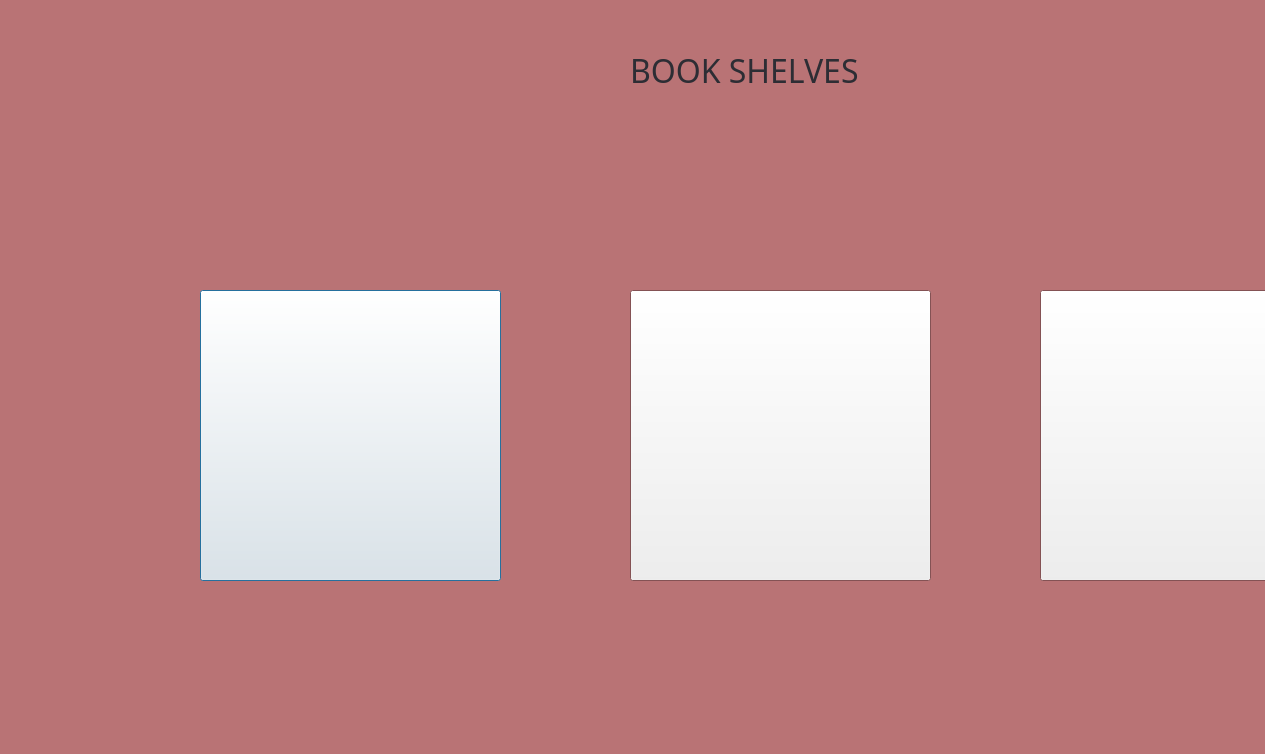
<?xml version="1.0" encoding="UTF-8"?>
<ui version="4.0">
 <class>bookshelf</class>
 <widget class="QDialog" name="bookshelf">
  <property name="geometry">
   <rect>
    <x>0</x>
    <y>0</y>
    <width>1265</width>
    <height>754</height>
   </rect>
  </property>
  <property name="palette">
   <palette>
    <active>
     <colorrole role="Window">
      <brush brushstyle="SolidPattern">
       <color alpha="255">
        <red>185</red>
        <green>115</green>
        <blue>117</blue>
       </color>
      </brush>
     </colorrole>
    </active>
    <inactive>
     <colorrole role="Window">
      <brush brushstyle="SolidPattern">
       <color alpha="255">
        <red>185</red>
        <green>115</green>
        <blue>117</blue>
       </color>
      </brush>
     </colorrole>
    </inactive>
    <disabled>
     <colorrole role="Base">
      <brush brushstyle="SolidPattern">
       <color alpha="255">
        <red>185</red>
        <green>115</green>
        <blue>117</blue>
       </color>
      </brush>
     </colorrole>
     <colorrole role="Window">
      <brush brushstyle="SolidPattern">
       <color alpha="255">
        <red>185</red>
        <green>115</green>
        <blue>117</blue>
       </color>
      </brush>
     </colorrole>
    </disabled>
   </palette>
  </property>
  <property name="windowTitle">
   <string>Dialog</string>
  </property>
  <widget class="QLabel" name="label">
   <property name="geometry">
    <rect>
     <x>630</x>
     <y>50</y>
     <width>271</width>
     <height>41</height>
    </rect>
   </property>
   <property name="palette">
    <palette>
     <active>
      <colorrole role="WindowText">
       <brush brushstyle="SolidPattern">
        <color alpha="255">
         <red>45</red>
         <green>45</green>
         <blue>52</blue>
        </color>
       </brush>
      </colorrole>
     </active>
     <inactive>
      <colorrole role="WindowText">
       <brush brushstyle="SolidPattern">
        <color alpha="255">
         <red>45</red>
         <green>45</green>
         <blue>52</blue>
        </color>
       </brush>
      </colorrole>
     </inactive>
     <disabled/>
    </palette>
   </property>
   <property name="font">
    <font>
     <family>Britannic Bold</family>
     <pointsize>24</pointsize>
    </font>
   </property>
   <property name="text">
    <string>BOOK SHELVES</string>
   </property>
  </widget>
  <widget class="QPushButton" name="shelf1btn">
   <property name="geometry">
    <rect>
     <x>200</x>
     <y>290</y>
     <width>301</width>
     <height>291</height>
    </rect>
   </property>
   <property name="text">
    <string/>
   </property>
  </widget>
  <widget class="QPushButton" name="shelf2btn">
   <property name="geometry">
    <rect>
     <x>630</x>
     <y>290</y>
     <width>301</width>
     <height>291</height>
    </rect>
   </property>
   <property name="text">
    <string/>
   </property>
  </widget>
  <widget class="QPushButton" name="shelf3btn">
   <property name="geometry">
    <rect>
     <x>1040</x>
     <y>290</y>
     <width>301</width>
     <height>291</height>
    </rect>
   </property>
   <property name="text">
    <string/>
   </property>
  </widget>
 </widget>
 <resources/>
 <connections/>
</ui>
